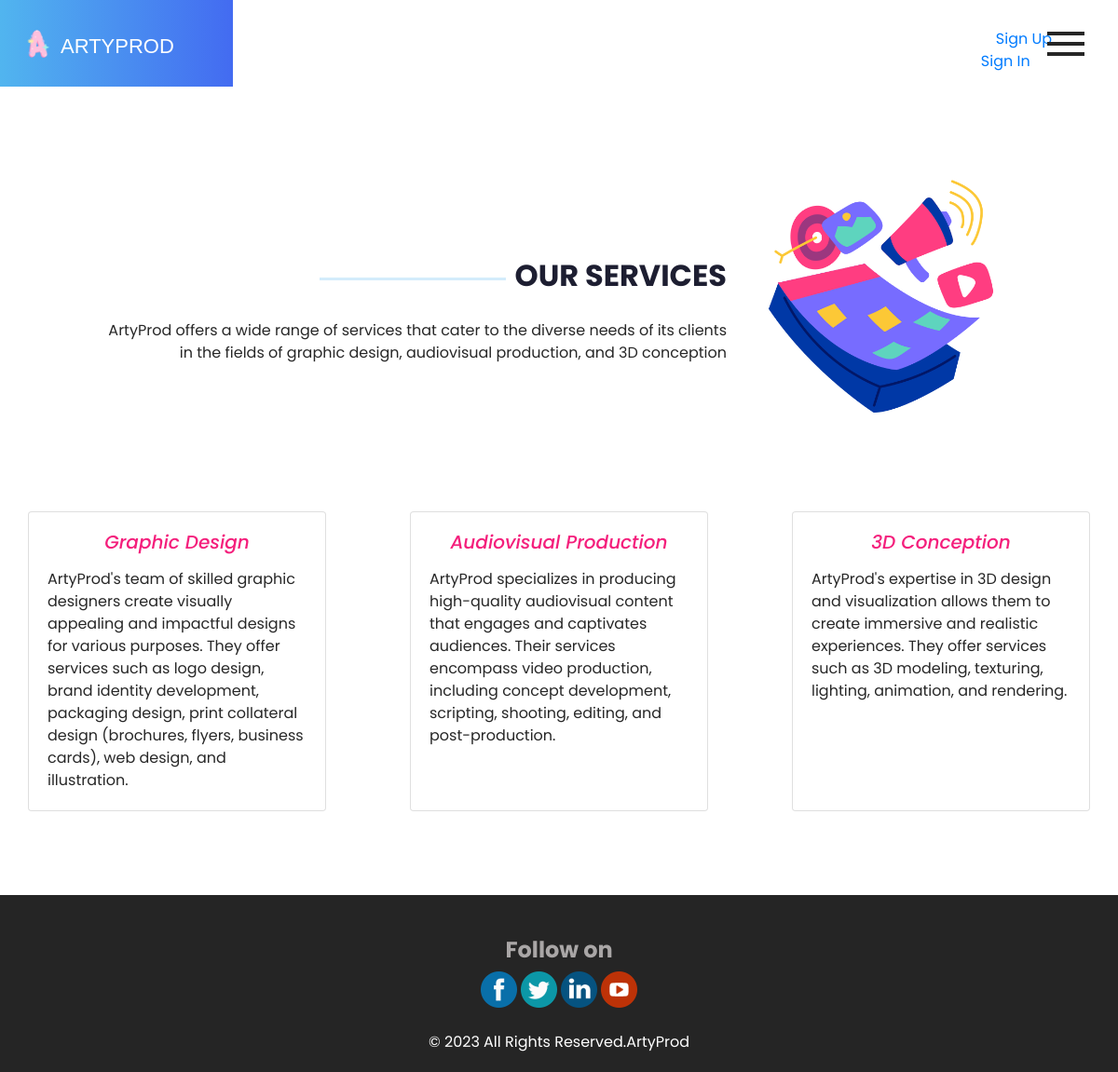
Page /myapp/services/ on the committed database.
### myapp/models.py (models this page shows, shortened)
class Service(models.Model):
    type = models.CharField(max_length=100)
    description = models.TextField()

### myapp/views.py (the view)
# urls.py: path('services/',views.services,name="services"),
def services(request):
    list = Service.objects.all()
    return render(request,'myapp/services.html',{'list':list})

### myapp/templates/myapp/services.html (shortened to what this page needs)
{% load static %}
{% include 'myapp/base.html' %}
  <section class="dish_section layout_padding">
    <div class="container">
      <div class="row">
        <div class="col-md-8">
          <div class="detail-box">
            <div class="heading_container">
              <hr>
              <h2>
                Our
                Services<br>
              </h2>
            </div>
            <p>
              ArtyProd offers a wide range of services that cater to the diverse needs of its clients in the fields of
              graphic design, audiovisual production, and 3D conception
            </p>
          </div>
        </div>
        <div class="col-md-4 mb-5">
          <img src="{% static 'images/schedule.png'%}" alt="" class="w-75" />
        </div>
      </div>
      <div class="">
        <div class="dish_container mt-5 justify-content-between">
          {% for s in list %}
          <div class="card" style="width: 20rem;">
            <div class="card-body">
              <h5 class="card-title text-center cardtitle mb-3 fst-italic">{{s.type}}</h5>
              <p class="card-text">{{s.description}}</p>
            </div>
          </div>
          {% endfor %}
        </div>
      </div>
    </div>
  </section>
    {% include 'myapp/footer.html' %}
</body>
</html>

### myapp/static/css/style.css (style rules this page uses)
p { color: #272727; }
body { font-family: 'Poppins', sans-serif; color: #0c0c0c; background-color: #ffffff; }
.layout_padding { padding: 90px 0; }
.heading_container { display: -webkit-box; display: -ms-flexbox; display: flex; -webkit-box-align: center; -ms-flex-align: center; align-items: center; }
.heading_container h2 { font-weight: bold; color: #1d1e31; position: relative; text-transform: uppercase; }
.heading_container hr { margin: 0 10px; border: none; -webkit-box-flex: 1; -ms-flex: 1; flex: 1; max-width: 200px; height: 3px; background-color: #51b5ef; }
.dish_section .row { -webkit-box-align: center; -ms-flex-align: center; align-items: center; }
.dish_section .dish_container { display: -webkit-box; display: -ms-flexbox; display: flex; -ms-flex-wrap: wrap; flex-wrap: wrap; }
.dish_section .detail-box { padding-left: 10%; text-align: right; }
.dish_section .detail-box .heading_container { -webkit-box-pack: end; -ms-flex-pack: end; justify-content: flex-end; }
.dish_section .detail-box p { margin-top: 20px; }
.cardtitle { color: #F41F7C; }

### myapp/static/css/responsive.css (style rules this page uses)
@media (min-width: 1200px) { .container { max-width: 1170px; } }

### rows in the picture
Service: type "Graphic Design", description "ArtyProd's team of skilled graphic designers create visually appealing and impactful designs for various purposes. They offer services such as logo design, brand identity development, packaging design, print collateral design (brochures, flyers, business cards), web design, and illustration."
Service: type "Audiovisual Production", description "ArtyProd specializes in producing high-quality audiovisual content that engages and captivates audiences. Their services encompass video production, including concept development, scripting, shooting, editing, and post-production."
Service: type "3D Conception", description "ArtyProd's expertise in 3D design and visualization allows them to create immersive and realistic experiences. They offer services such as 3D modeling, texturing, lighting, animation, and rendering."
